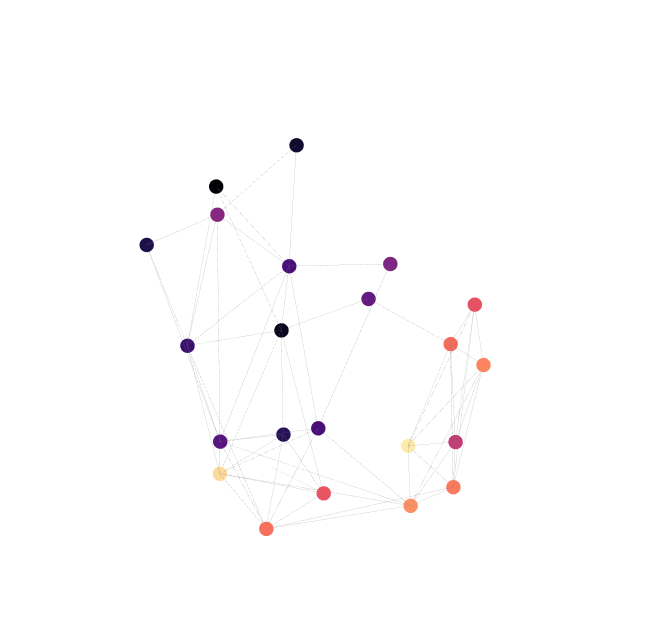

Here is the notebook cell this chart was saved with:
### Code cell
# color coarser mappers based on matching with the finest mapper
idx = 4 # idx = 2, 3, 4
G = G_list[idx]
n = len(G)
v = v_list[idx]
print(n,v.shape)
colors = original_colors[Tv_list[idx-1].argmax(axis=0)]
print(colors.shape)

trace_nodes, trace_edges = color_plot_helpers(G,v, 5, colors)
fig = go.Figure(data=[trace_edges,trace_nodes],layout=layout)
fig.update_layout(scene_camera=camera_data,title='')
# fig.write_image(f"figures/centaur01_src_{idx}.png",scale=10)
fig.show()

### Figure 1 — Plotly figure (JSON) as saved in the notebook; plotly's stock layout.template omitted (floating-point values rounded to 4 significant figures; data arrays with more than 128 entries replaced by an {"elided": "..."} marker saying what was removed)
{"data": [{"hoverinfo": "none", "line": {"color": "gray", "width": 0.3}, "mode": "lines", "type": "scatter3d", "x": {"elided": "255 float values"}, "y": {"elided": "255 float values"}, "z": {"elided": "255 float values"}}, {"hoverinfo": "text", "marker": {"color": [[0.2785, 0.06198, 0.4692, 1], [0.5253, 0.1526, 0.5072, 1], [0.4943, 0.1415, 0.508, 1], [0.9043, 0.3196, 0.3881, 1], [0.002258, 0.001295, 0.01833, 1], [0.06533, 0.04732, 0.1849, 1], [0.1184, 0.06648, 0.2863, 1], [0.2253, 0.06044, 0.4317, 1], [0.3353, 0.07824, 0.491, 1], [0.9846, 0.5207, 0.3767, 1], [0.9901, 0.5653, 0.3951, 1], [0.9677, 0.4397, 0.3598, 1], [0.9782, 0.4836, 0.366, 1], [0.3904, 0.1004, 0.5019, 1], [0.02812, 0.0232, 0.1088, 1], [0.9633, 0.4254, 0.3595, 1], [0.285, 0.06317, 0.4725, 1], [0.9906, 0.92, 0.6757, 1], [0.7674, 0.2337, 0.4578, 1], [0.1468, 0.06874, 0.334, 1], [0.9939, 0.8557, 0.6125, 1], [0.9134, 0.3301, 0.3826, 1]], "size": 5, "symbol": "circle"}, "mode": "markers", "text": ["0", "1", "2", "3", "4", "5", "6", "7", "8", "9", "10", "11", "12", "13", "14", "15", "16", "17", "18", "19", "20", "21"], "type": "scatter3d", "x": [-0.202, -0.3631, -0.01221, 0.1773, -0.3358, -0.1735, -0.4836, -0.4218, -0.3739, 0.1543, -0.002761, -0.3068, 0.1138, 0.03273, -0.1913, 0.2293, -0.1948, 0.1124, 0.2216, -0.1844, -0.3695, -0.1619], "y": [0.683, 0.8074, 0.6948, 0.6016, 0.8457, 0.9301, 0.7507, 0.4995, 0.3371, 0.496, 0.2062, 0.2135, 0.2103, 0.5653, 0.4961, 0.4515, 0.3989, 0.1912, 0.2104, 0.1887, 0.1834, 0.2007], "z": [0.02389, 0.1986, 0.124, 0.1478, -0.09389, -0.01276, 0.1183, -0.05657, 0.1071, 0.2333, 0.25, 0.2492, 0.2195, -0.1115, -0.1271, -0.03092, 0.2241, -0.008995, 0.0387, -0.1664, -0.02474, 0.1478]}], "layout": {"height": 625, "hovermode": "closest", "margin": {"t": 100}, "scene": {"camera": {"center": {"x": 0, "y": 0, "z": 0}, "eye": {"x": -0.5, "y": 0.5, "z": 1.7}, "up": {"x": 0, "y": 1, "z": 0}}, "xaxis": {"showbackground": false, "showgrid": false, "showline": false, "showticklabels": false, "title": {"text": ""}, "zeroline": false}, "yaxis": {"showbackground": false, "showgrid": false, "showline": false, "showticklabels": false, "title": {"text": ""}, "zeroline": false}, "zaxis": {"showbackground": false, "showgrid": false, "showline": false, "showticklabels": false, "title": {"text": ""}, "zeroline": false}}, "showlegend": false, "title": {"text": ""}, "width": 650}}
